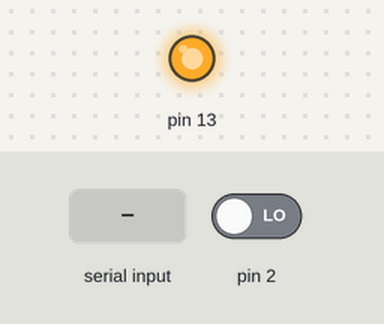
A sketch run on a simulated Arduino Uno, built with avr-gcc and run on an emulated ATmega328P. On the bench: output pins drawn as LEDs (lit = HIGH). Inputs (shaded band) come from the test bench; at power-on: pin 2 LOW. What the sketch prints to the serial monitor is not drawn.

Above: at 0.9 s.
1.0 s: "90,45\n" received over Serial
At 9.4 s:
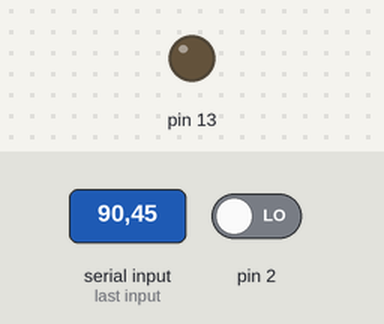
Timing chart, 0 to 52.2 s (numbered marks = the images above; inputs shaded):
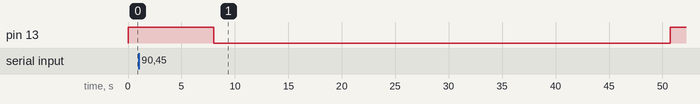

The sketch:

PWR_DOWN_test.ino
```cpp
#include <avr/sleep.h>
#include <Time.h>
#include <avr/power.h>

#define TIME_HEADER  "T"   // Header tag for serial time sync message
#define TIME_REQUEST  7    // ASCII bell character requests a time sync message

boolean syncTime=false;
//T1357041600
void setup(){
  Serial.begin(9600);
  pinMode(13, OUTPUT);
  pinMode(2, INPUT);
  digitalWrite(13,HIGH);
  set_sleep_mode(SLEEP_MODE_PWR_DOWN);
//  set_sleep_mode(SLEEP_MODE_IDLE);
  setSyncProvider( requestSync);  //set function to call when sync required
  Serial.println("Waiting for sync message");
//  noInterrupts();
  while(syncTime==false){
    if (Serial.available()) {
      processSyncMessage();
      digitalClockDisplay();
      syncTime=true;
    }
  }
//  interrupts();
//  cli();
//  EICRA |= (0<<ISC00)|(0<<ISC01);  // EICRA sets interrupt type for INT0...3
//  EICRA |= (0<<ISC10)|(0<<ISC11);
//  EIMSK |= (1<<INT0);
//  EIMSK |= (1<<INT1);
//  sei();
}

void loop(){
  Serial.println("back to loop");
  delay(5000);
  sleepSetup();
}

void sleepSetup(){
 // if (timeStatus()!= timeNotSet) {
 //   digitalClockDisplay();
 // }
  //EIMSK |= (1<<INT0);
 // noInterrupts();
  Serial.println("going to sleep");
    delay(1000);

  attachInterrupt(0,pinInterrupt,LOW);
  sleep_enable();
    sleep_disable();

  digitalWrite(13,LOW);
  //interrupts();
  sleep_cpu();
  //sleep_disable();
  digitalClockDisplay();
  Serial.println("just woke up");
  digitalWrite(13,HIGH);
}

void pinInterrupt(){
//  noInterrupts();
  //detachInterrupt(0);
  //EIMSK |= (0<<INT0);
  Serial.println("INT2");
//  interrupts();
  sleep_disable();
}

void digitalClockDisplay(){
  // digital clock display of the time
  Serial.print(hour());
  printDigits(minute());
  printDigits(second());
  Serial.print(" ");
  Serial.print(day());
  Serial.print(" ");
  Serial.print(month());
  Serial.print(" ");
  Serial.print(year());
  Serial.println();
}

void printDigits(int digits){
  // utility function for digital clock display: prints preceding colon and leading 0
  Serial.print(":");
  if(digits < 10)
    Serial.print('0');
  Serial.print(digits);
}

//gets Time from PC Through serial port, update time if synced time higher
//than DEFAULT_TIME
void processSyncMessage() {
  unsigned long pctime;
  const unsigned long DEFAULT_TIME = 1357041600; // Jan 1 2013
  if(Serial.find(TIME_HEADER)) {
     pctime = Serial.parseInt();
     if( pctime >= DEFAULT_TIME) { // check the integer is a valid time (greater than Jan 1 2013)
       setTime(pctime); // Sync Arduino clock to the time received on the serial port
     }
  }
}

//sends request to Sync time and date
time_t requestSync(){
  Serial.write(TIME_REQUEST);
  return 0; // the time will be sent later in response to serial mesg
}
```

Measured:
- after the input at 1.0 s, pin 13: HIGH → LOW after 7.0 s, → HIGH 42.7 s later
